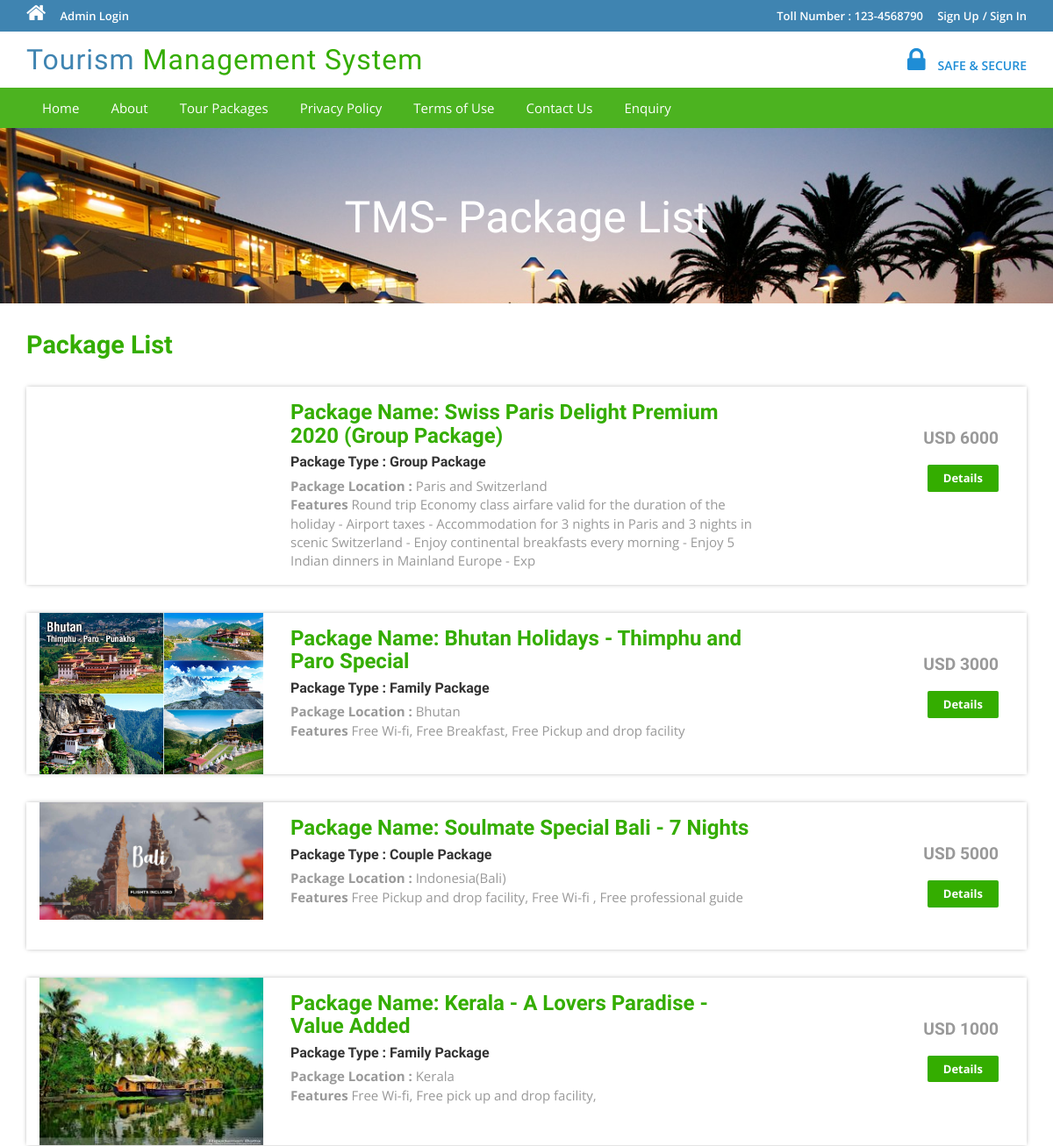
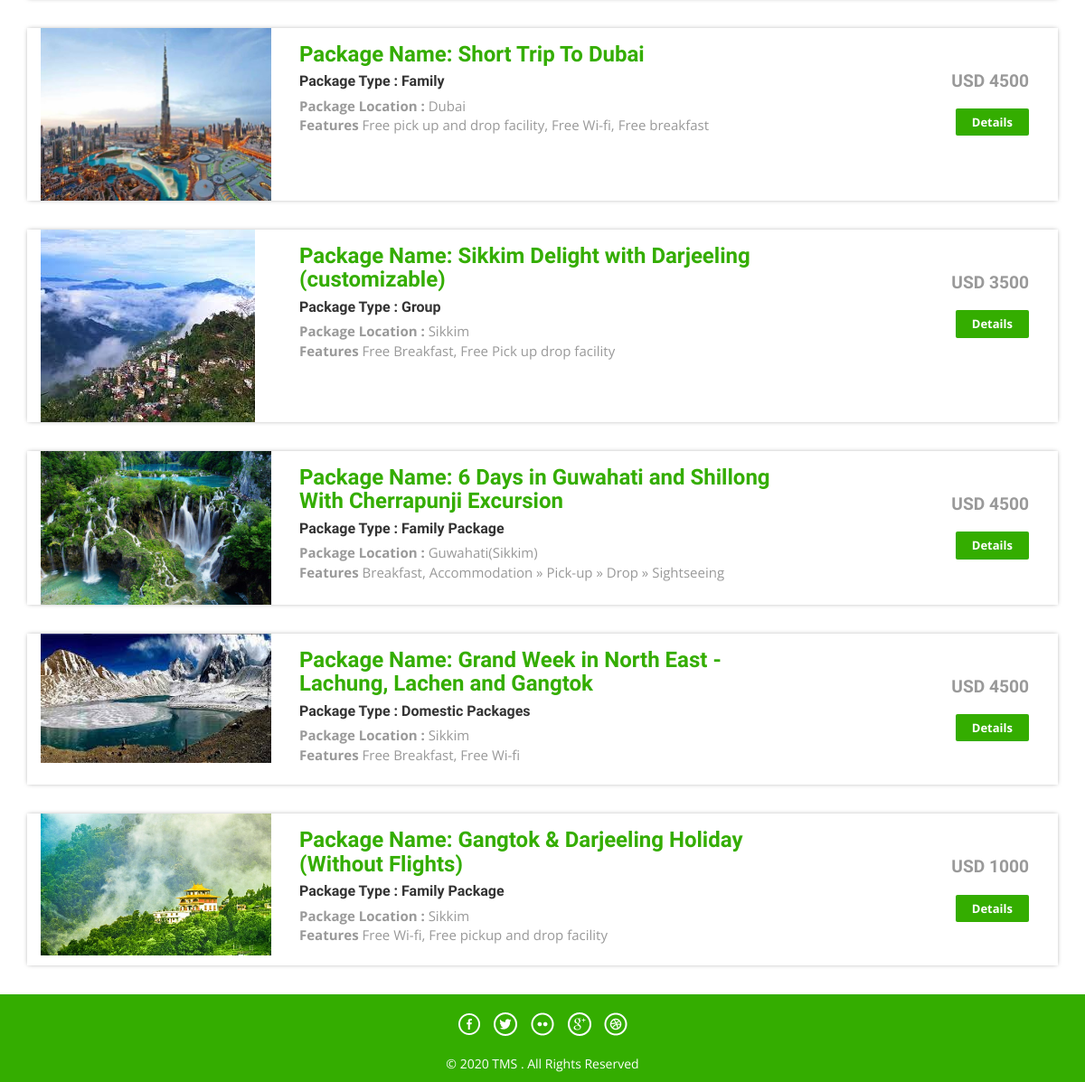
The app's page /package-list.php with its own data (2 pictures, top to bottom).
### tables this page shows
CREATE TABLE `tbltourpackages` (
  `PackageId` int(11) NOT NULL,
  `PackageName` varchar(200) DEFAULT NULL,
  `PackageType` varchar(150) DEFAULT NULL,
  `PackageLocation` varchar(100) DEFAULT NULL,
  `PackagePrice` int(11) DEFAULT NULL,
  `PackageFetures` varchar(255) DEFAULT NULL,
  `PackageDetails` mediumtext DEFAULT NULL,
  `PackageImage` varchar(100) DEFAULT NULL,
  `Creationdate` timestamp NULL DEFAULT current_timestamp(),
  `UpdationDate` timestamp NULL DEFAULT NULL ON UPDATE current_timestamp()
);

### package-list.php (the view, shortened to what this page needs)
<?php
include('includes/config.php');
?>
<!DOCTYPE HTML>
<html>
<head>
<link href="css/bootstrap.css" rel='stylesheet' type='text/css' />
<link href="css/style.css" rel='stylesheet' type='text/css' />
<link href="css/font-awesome.css" rel="stylesheet">
<link href="css/animate.css" rel="stylesheet" type="text/css" media="all">
</head>
<body>
<?php include('includes/header.php');?>
<div class="banner-3">
	<div class="container">
		<h1 class="wow zoomIn animated animated" data-wow-delay=".5s" style="visibility: visible; animation-delay: 0.5s; animation-name: zoomIn;"> TMS- Package List</h1>
	</div>
</div>
<div class="rooms">
	<div class="container">
		<div class="room-bottom">
			<h3>Package List</h3>
<?php $sql = "SELECT * from tbltourpackages";
$query = $dbh->prepare($sql);
$query->execute();
$results=$query->fetchAll(PDO::FETCH_OBJ);
if($query->rowCount() > 0)
{
foreach($results as $result)
{	?>
			<div class="rom-btm">
				<div class="col-md-3 room-left wow fadeInLeft animated" data-wow-delay=".5s">
					<img src="admin/pacakgeimages/<?php echo htmlentities($result->PackageImage);?>" class="img-responsive" alt="">
				</div>
				<div class="col-md-6 room-midle wow fadeInUp animated" data-wow-delay=".5s">
					<h4>Package Name: <?php echo htmlentities($result->PackageName);?></h4>
					<h6>Package Type : <?php echo htmlentities($result->PackageType);?></h6>
					<p><b>Package Location :</b> <?php echo htmlentities($result->PackageLocation);?></p>
					<p><b>Features</b> <?php echo htmlentities($result->PackageFetures);?></p>
				</div>
				<div class="col-md-3 room-right wow fadeInRight animated" data-wow-delay=".5s">
					<h5>USD <?php echo htmlentities($result->PackagePrice);?></h5>
					<a href="package-details.php?pkgid=<?php echo htmlentities($result->PackageId);?>" class="view">Details</a>
				</div>
				<div class="clearfix"></div>
			</div>
<?php }} ?>
		</div>
	</div>
</div>
<?php include('includes/footer.php');?>
</body>
</html>

### includes/header.php (shortened to what this page needs)
<?php if($_SESSION['login'])
{?>
<div class="top-header">
	<div class="container">
		<ul class="tp-hd-lft wow fadeInLeft animated" data-wow-delay=".5s">
			<li class="hm"><a href="index.html"><i class="fa fa-home"></i></a></li>
			<li class="prnt"><a href="profile.php">My Profile</a></li>
				<li class="prnt"><a href="change-password.php">Change Password</a></li>
			<li class="prnt"><a href="tour-history.php">My Tour History</a></li>
			<li class="prnt"><a href="issuetickets.php">Issue Tickets</a></li>
		</ul>
		<ul class="tp-hd-rgt wow fadeInRight animated" data-wow-delay=".5s">
			<li class="tol">Welcome :</li>
			<li class="sig"><?php echo htmlentities($_SESSION['login']);?></li>
			<li class="sigi"><a href="logout.php" >/ Logout</a></li>
        </ul>
		<div class="clearfix"></div>
	</div>
</div><?php } else {?>
<div class="top-header">
	<div class="container">
		<ul class="tp-hd-lft wow fadeInLeft animated" data-wow-delay=".5s">
			<li class="hm"><a href="index.php"><i class="fa fa-home"></i></a></li>
				<li class="hm"><a href="admin/index.php">Admin Login</a></li>
		</ul>
		<ul class="tp-hd-rgt wow fadeInRight animated" data-wow-delay=".5s">
			<li class="tol">Toll Number : 123-4568790</li>
			<li class="sig"><a href="#" data-toggle="modal" data-target="#myModal" >Sign Up</a></li>
			<li class="sigi"><a href="#" data-toggle="modal" data-target="#myModal4" >/ Sign In</a></li>
        </ul>
		<div class="clearfix"></div>
	</div>
</div>
<?php }?>
<div class="header">
	<div class="container">
		<div class="logo wow fadeInDown animated" data-wow-delay=".5s">
			<a href="index.php">Tourism <span>Management System</span></a>
		</div>
		<div class="lock fadeInDown animated" data-wow-delay=".5s">
			<li><i class="fa fa-lock"></i></li>
            <li><div class="securetxt">SAFE &amp; SECURE </div></li>
		</div>
		<div class="clearfix"></div>
	</div>
</div>
<div class="footer-btm wow fadeInLeft animated" data-wow-delay=".5s">
	<div class="container">
	<div class="navigation">
			<nav class="navbar navbar-default">
				<div class="collapse navbar-collapse nav-wil" id="bs-example-navbar-collapse-1">
					<nav class="cl-effect-1">
						<ul class="nav navbar-nav">
							<li><a href="index.php">Home</a></li>
							<li><a href="page.php?type=aboutus">About</a></li>
								<li><a href="package-list.php">Tour Packages</a></li>
								<li><a href="page.php?type=privacy">Privacy Policy</a></li>
								<li><a href="page.php?type=terms">Terms of Use</a></li>
								<li><a href="page.php?type=contact">Contact Us</a></li>
								<?php if($_SESSION['login'])
{?>
								<li>Need Help?<a href="#" data-toggle="modal" data-target="#myModal3"> / Write Us </a>  </li>
								<?php } else { ?>
								<li><a href="enquiry.php"> Enquiry </a>  </li>
								<?php } ?>
								<div class="clearfix"></div>
						</ul>
					</nav>
				</div>
			</nav>
		</div>
	</div>
</div>

### includes/footer.php
<div class="copy-right">
	<div class="container">
		<div class="footer-social-icons wow fadeInDown animated animated" data-wow-delay=".5s" style="visibility: visible; animation-delay: 0.5s; animation-name: fadeInDown;">
			<ul>
				<li><a class="facebook" href="#"><span>Facebook</span></a></li>
				<li><a class="twitter" href="#"><span>Twitter</span></a></li>
				<li><a class="flickr" href="#"><span>Flickr</span></a></li>
				<li><a class="googleplus" href="#"><span>Google+</span></a></li>
				<li><a class="dribbble" href="#"><span>Dribbble</span></a></li>
			</ul>
		</div>
		<p class="wow zoomIn animated animated" data-wow-delay=".5s" style="visibility: visible; animation-delay: 0.5s; animation-name: zoomIn;">© 2020 TMS . All Rights Reserved </p>
	</div>
</div>

### css/style.css (style rules this page uses)
html, body { font-size: 100%; background: #fff; font-family: 'Open Sans', sans-serif; }
body a,.grid_1,plan_1,plan_1.one,plan_1.two,i.icon1, i.icon2, i.icon3, i.icon4, i.icon5, i.icon6 { transition:0.5s all; -webkit-transition:0.5s all; -moz-transition:0.5s all; -o-transition:0.5s all; -ms-transition:0.5s all; }
h1,h2,h3,h4,h5,h6 { margin:0; font-family: 'Roboto Condensed', sans-serif; }
p { margin:0; }
ul { margin:0; padding:0; }
.logo a { color: #3F84B1; letter-spacing: 1px; font-size: 2em; font-weight: 400; display: block; text-decoration: none; font-family: 'Oswald', sans-serif; }
.logo span { color:#34ad00; }
i.fa.fa-home { font-size: 24px; }
.top-header { background-color: #3F84B1; border-bottom: 0 none; height: 36px; line-height: 35px; }
ul.tp-hd-lft { float: left; }
ul.tp-hd-lft li { display: inline-block; }
li.hm,li.prnt { margin-right: 12px; }
ul.tp-hd-lft a { font-size: 13px; font-weight: 600; color:#fff; }
ul.tp-hd-rgt { float:right; }
ul.tp-hd-rgt li { display: inline-block; font-size: 13px; font-weight: 600; color:#fff; }
ul.tp-hd-rgt a { font-size: 13px; font-weight: 600; color:#fff; }
li.ned,li.wrt,li.tol { margin-right: 12px; }
.header { background-color: #fff; margin: 0; padding: 10px 0 8px; }
.logo a { display: block; }
.logo { float: left; margin-right: 60px; }
.lock { float: right; margin-top: 7px; }
.securetxt { color: #1f8dd6; line-height: 18px; margin-top: 0px; font-size: 14px; font-weight:600; }
.lock li { display: inline-block; }
i.fa.fa-lock { color:#1f8dd6; font-size: 2em; padding-right: 10px; }
.footer-btm li { display: inline-block; margin: 0 10px; font-size: 14px; color: #fff; }
.footer-btm li a { font-size: 15px; color: #fff; display: inline-block; padding: 5px 8px; }
.footer-btm { background:#4CB320; padding: 0.5em 0; text-align:center; }
.copy-right p { color:#fff; font-size:14px; line-height: 1.8em; }
.copy-right { background:#34ad00; text-align: center; padding: 0.5em 0; }
a.view { padding: 6px 18px; font-weight: 700; color: #fff; background-color: #34ad00; border: 0; font-size: 13px; border-radius: 2px; -webkit-transition: all .2s; -moz-transition: all .2s; transition: all .2s; margin-top: 20px; display: inline-block; }
.banner-3 { background: url(../images/6.jpg)no-repeat; background-size: cover; -webkit-background-size: cover; -o-background-size: cover; -ms-background-size: cover; -moz-background-size: cover; min-height:200px; }
.banner-3 h1 { font-size: 50px; margin-bottom: 40px; padding: 1.5em 0 0; text-align: center; color: #fff; }
.rom-btm { margin-top: 2em; box-shadow: 0px 0px 5px -1px rgba(0, 0, 0, 0.37); }
.room-bottom h3 { font-size: 1.8em; font-weight: 700; color: #34ad00; }
.room-bottom { padding: 2em 0; }
.rom-btm h4 { font-size: 1.5em; font-weight: 700; color: #34ad00; }
.rom-btm p { font-size: 15px; color: #999; }
.rom-btm h6 { font-size: 1em; font-weight: 700; margin: 0.5em 0; }
.room-right { text-align: right; padding: 3em 2em; }
.room-midle { padding: 1em; }
.rom-btm h5 { font-size: 1.2em; font-weight: 700; color: #999; }
.footer-social-icons ul li { display:inline-block; margin:0 0.2em; }
.footer-social-icons ul li a { width:30px; height:30px; background:url('../images/img-sprite.png') no-repeat 0px 0px; display:inline-block; position: relative; }
.footer-social-icons ul li a.facebook { background-position:0px 0px; }
.footer-social-icons ul li a.twitter { background-position:-30px 0px; }
.footer-social-icons ul li a.flickr { background-position:-60px 0px; }
.footer-social-icons ul li a.googleplus { background-position:-90px 0px; }
.footer-social-icons ul li a.dribbble { background-position:-120px 0px; }
.footer-social-icons { margin: 10px 0 10px; }
.navbar-default { background-color: #4CB320 !important; border-color: #4CB320 !important; }
.navbar { min-height: 0px !important; margin-bottom:0px !important; border-radius:0px !important; border: none !important; }
ul.nav.navbar-nav li a { font-size: 15px ; color: #fff; display: inline-block; padding: 5px 8px; }
.navbar-collapse { padding-right: 0px !important; padding-left: 0px !important; }

### records on screen
tbltourpackages: PackageName "Swiss Paris Delight Premium 2020 (Group Package)", PackageType "Group Package", PackageLocation "Paris and Switzerland", PackageFetures "Round trip Economy class airfare valid for the duration of the holiday - Airport taxes - Accommodation for 3 nights in Paris and 3 nights in scenic Switzerland - Enjoy continental breakfasts every morning - Enjoy 5 Indian dinners in Mainland Europe - Exp", PackagePrice "6000"
tbltourpackages: PackageImage (picture), PackageName "Bhutan Holidays - Thimphu and Paro Special", PackageType "Family Package", PackageLocation "Bhutan", PackageFetures "Free Wi-fi, Free Breakfast, Free Pickup and drop facility", PackagePrice "3000"
tbltourpackages: PackageImage (picture), PackageName "Soulmate Special Bali - 7 Nights", PackageType "Couple Package", PackageLocation "Indonesia(Bali)", PackageFetures "Free Pickup and drop facility, Free Wi-fi , Free professional guide", PackagePrice "5000"
tbltourpackages: PackageImage (picture), PackageName "Kerala - A Lovers Paradise - Value Added", PackageType "Family Package", PackageLocation "Kerala", PackageFetures "Free Wi-fi, Free pick up and drop facility,", PackagePrice "1000"
tbltourpackages: PackageImage (picture), PackageName "Short Trip To Dubai", PackageType "Family", PackageLocation "Dubai", PackageFetures "Free pick up and drop facility, Free Wi-fi, Free breakfast", PackagePrice "4500"
tbltourpackages: PackageImage (picture), PackageName "Sikkim Delight with Darjeeling (customizable)", PackageType "Group", PackageLocation "Sikkim", PackageFetures "Free Breakfast, Free Pick up drop facility", PackagePrice "3500"
tbltourpackages: PackageImage (picture), PackageName "6 Days in Guwahati and Shillong With Cherrapunji Excursion", PackageType "Family Package", PackageLocation "Guwahati(Sikkim)", PackageFetures "Breakfast, Accommodation » Pick-up » Drop » Sightseeing", PackagePrice "4500"
tbltourpackages: PackageImage (picture), PackageName "Grand Week in North East - Lachung, Lachen and Gangtok", PackageType "Domestic Packages", PackageLocation "Sikkim", PackageFetures "Free Breakfast, Free Wi-fi", PackagePrice "4500"
tbltourpackages: PackageImage (picture), PackageName "Gangtok & Darjeeling Holiday (Without Flights)", PackageType "Family Package", PackageLocation "Sikkim", PackageFetures "Free Wi-fi, Free pickup and drop facility", PackagePrice "1000"
